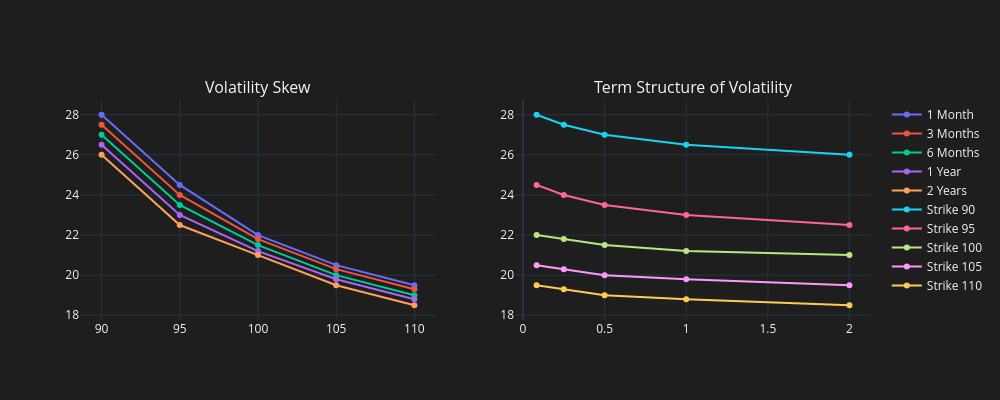

Source (notebook cell):
### Code cell
# Create subplots
fig = go.Figure()
fig2 = go.Figure()

# Plot volatility skew for each maturity
for i, (maturity, label) in enumerate(zip(maturities, maturity_labels)):
    fig.add_trace(
        go.Scatter(
            x=strikes,
            y=vols[i],
            name=label,
            mode='lines+markers'
        )
    )

# Plot term structure for each strike
for i, strike in enumerate(strikes):
    fig2.add_trace(
        go.Scatter(
            x=maturities,
            y=vols[:,i],
            name=f'Strike {strike}',
            mode='lines+markers'
        )
    )

# Update layouts
fig.update_layout(
    title='Volatility Skew Across Maturities',
    xaxis_title='Strike Price',
    yaxis_title='Implied Volatility (%)',
    width=500,
    height=400,
    showlegend=True
)

fig2.update_layout(
    title='Volatility Term Structure by Strike', 
    xaxis_title='Time to Maturity (Years)',
    yaxis_title='Implied Volatility (%)',
    width=500,
    height=400,
    showlegend=True
)

# Display plots side by side using subplot
from plotly.subplots import make_subplots
combined_fig = make_subplots(rows=1, cols=2, subplot_titles=("Volatility Skew", "Term Structure of Volatility"))

# Add traces from both figures
for trace in fig.data:
    combined_fig.add_trace(trace, row=1, col=1)
for trace in fig2.data:
    combined_fig.add_trace(trace, row=1, col=2)

# Update layout of combined figure
combined_fig.update_layout(
    width=1000,
    height=400,
    template='plotly_dark',
    paper_bgcolor='rgb(30,30,30)',
    plot_bgcolor='rgb(30,30,30)',
    showlegend=True
)

# Show combined plot
combined_fig.show()

### Figure 1 — Plotly figure (JSON) as saved in the notebook; plotly's stock layout.template omitted (floating-point values rounded to 4 significant figures)
{"data": [{"mode": "lines+markers", "name": "1 Month", "type": "scatter", "x": [90, 95, 100, 105, 110], "xaxis": "x", "y": [28, 24.5, 22, 20.5, 19.5], "yaxis": "y"}, {"mode": "lines+markers", "name": "3 Months", "type": "scatter", "x": [90, 95, 100, 105, 110], "xaxis": "x", "y": [27.5, 24, 21.8, 20.3, 19.3], "yaxis": "y"}, {"mode": "lines+markers", "name": "6 Months", "type": "scatter", "x": [90, 95, 100, 105, 110], "xaxis": "x", "y": [27, 23.5, 21.5, 20, 19], "yaxis": "y"}, {"mode": "lines+markers", "name": "1 Year", "type": "scatter", "x": [90, 95, 100, 105, 110], "xaxis": "x", "y": [26.5, 23, 21.2, 19.8, 18.8], "yaxis": "y"}, {"mode": "lines+markers", "name": "2 Years", "type": "scatter", "x": [90, 95, 100, 105, 110], "xaxis": "x", "y": [26, 22.5, 21, 19.5, 18.5], "yaxis": "y"}, {"mode": "lines+markers", "name": "Strike 90", "type": "scatter", "x": [0.08333, 0.25, 0.5, 1, 2], "xaxis": "x2", "y": [28, 27.5, 27, 26.5, 26], "yaxis": "y2"}, {"mode": "lines+markers", "name": "Strike 95", "type": "scatter", "x": [0.08333, 0.25, 0.5, 1, 2], "xaxis": "x2", "y": [24.5, 24, 23.5, 23, 22.5], "yaxis": "y2"}, {"mode": "lines+markers", "name": "Strike 100", "type": "scatter", "x": [0.08333, 0.25, 0.5, 1, 2], "xaxis": "x2", "y": [22, 21.8, 21.5, 21.2, 21], "yaxis": "y2"}, {"mode": "lines+markers", "name": "Strike 105", "type": "scatter", "x": [0.08333, 0.25, 0.5, 1, 2], "xaxis": "x2", "y": [20.5, 20.3, 20, 19.8, 19.5], "yaxis": "y2"}, {"mode": "lines+markers", "name": "Strike 110", "type": "scatter", "x": [0.08333, 0.25, 0.5, 1, 2], "xaxis": "x2", "y": [19.5, 19.3, 19, 18.8, 18.5], "yaxis": "y2"}], "layout": {"annotations": [{"font": {"size": 16}, "showarrow": false, "text": "Volatility Skew", "x": 0.225, "xanchor": "center", "xref": "paper", "y": 1, "yanchor": "bottom", "yref": "paper"}, {"font": {"size": 16}, "showarrow": false, "text": "Term Structure of Volatility", "x": 0.775, "xanchor": "center", "xref": "paper", "y": 1, "yanchor": "bottom", "yref": "paper"}], "height": 400, "paper_bgcolor": "rgb(30,30,30)", "plot_bgcolor": "rgb(30,30,30)", "showlegend": true, "width": 1000, "xaxis": {"anchor": "y", "domain": [0, 0.45]}, "xaxis2": {"anchor": "y2", "domain": [0.55, 1]}, "yaxis": {"anchor": "x", "domain": [0, 1]}, "yaxis2": {"anchor": "x2", "domain": [0, 1]}}}
